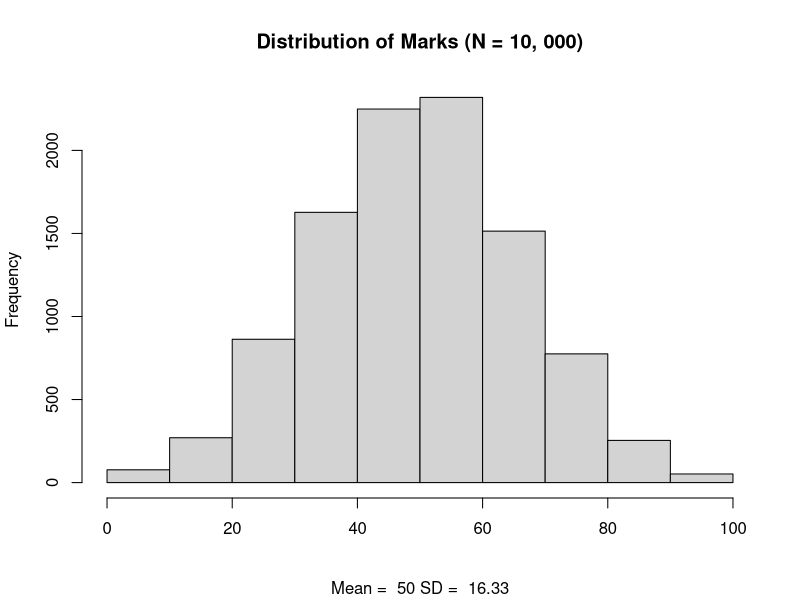
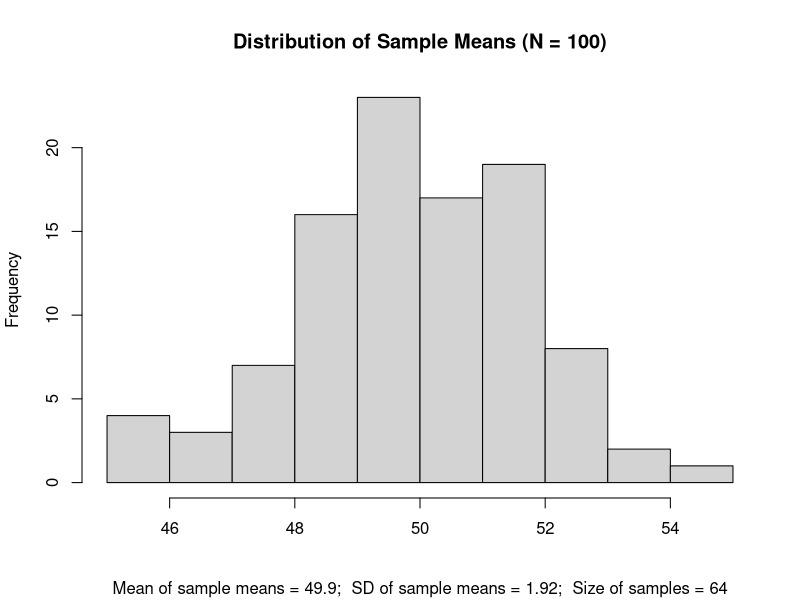
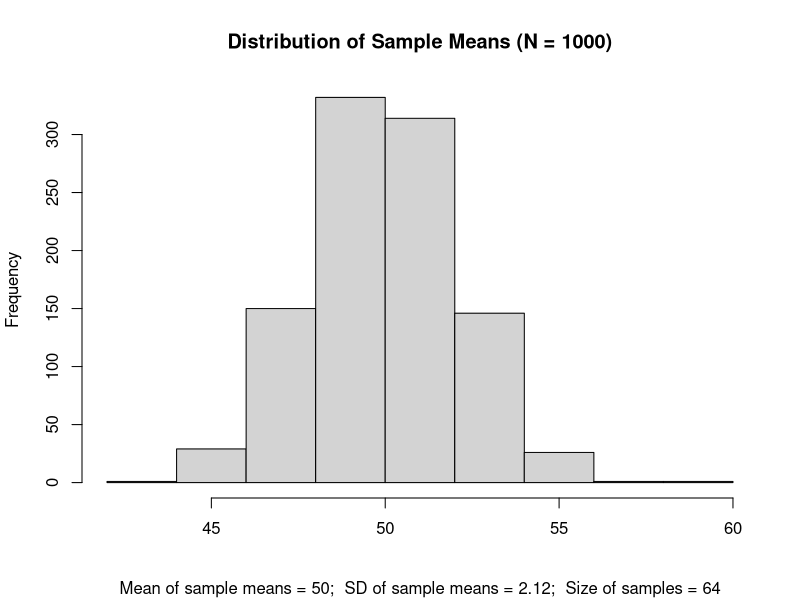
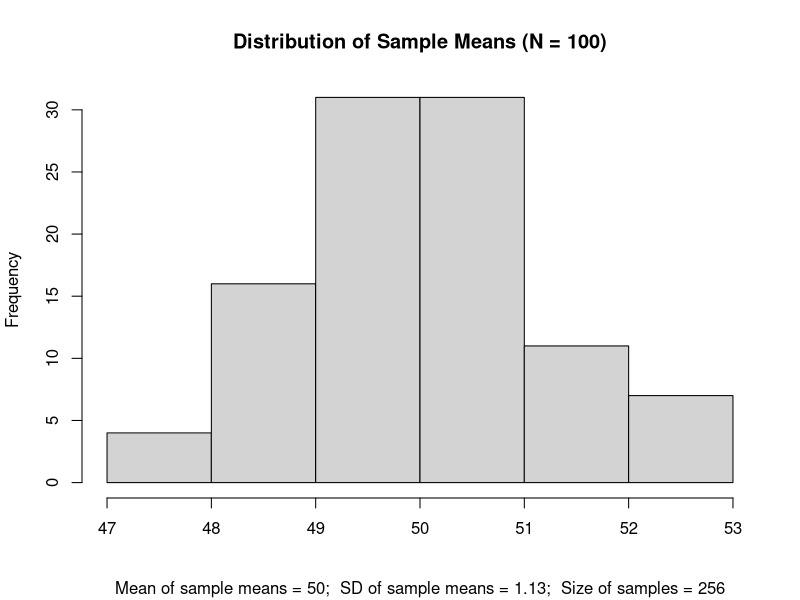

The R script that drew these images, in order:
beta2marks <- function(n, sh1, sh2) {
  a <- rbeta(n, sh1, sh2)
  r <- range(a)
  round((a- r[1])*100/(r[2] - r[1]))
}

rnorm2marks <- function(n =10020, m = 0, s = 1) {
  a <- rnorm(n, m, s)
  a <- sort(a)
  a <- a[11:10010]
  r <- range(a)
  round((a- r[1])*100/(r[2] - r[1]))
}

set.seed(231)
a <- rnorm2marks()

hist(a, 10,
     col = "lightgray",
     main = "Distribution of Marks (N = 10, 000)",
     sub = paste("Mean = ", round(mean(a),1),
                 "SD = ", round(sd(a),2)),
     xlab = "")
library(tidyverse)

# Sample size 64 & repetitions 100
set.seed(231)
r <- c()
for(i in 1:100){
  x <- sample(a, 64, replace = TRUE)
  mu <- mean(x)
  r <- c(r, mu)
  }
r64100 <- r
results <- tibble(r)

s64r100 <- results %>% 
  summarise(N = n(), Min = min(r), Max = (max(r)),
            Mean = mean(r), SD = sd(r))
s64r100

hist(results$r, 10,
     col = "lightgray",
     main = "Distribution of Sample Means (N = 100)",
     sub = paste0("Mean of sample means = ", round(mean(results$r),1),
                  ";  ",
                 "SD of sample means = ", round(sd(results$r),2),
                 ";  ",
                 "Size of samples = 64"),
     xlab = "")

# Sample size 64 & repetitions 1000
set.seed(231)
r <- c()
for(i in 1:1000){
  x <- sample(a, 64, replace = TRUE)
  mu <- mean(x)
  r <- c(r, mu)
}
r641000 <- r
results <- tibble(r)

s64r1000 <- results %>% 
  summarise(N = n(), Min = min(r), Max = (max(r)),
            Mean = mean(r), SD = sd(r))
s64r1000

hist(results$r, 10,
     col = "lightgray",
     main = "Distribution of Sample Means (N = 1000)",
     sub = paste0("Mean of sample means = ", round(mean(results$r),1),
                  ";  ",
                  "SD of sample means = ", round(sd(results$r),2),
                  ";  ",
                  "Size of samples = 64"),
     xlab = "")

# Sample size 256 & repetitions 100
set.seed(231)
r <- c()
for(i in 1:100){
  x <- sample(a, 256, replace = TRUE)
  mu <- mean(x)
  r <- c(r, mu)
}
r256100 <- r
results <- tibble(r)

s256r100 <- results %>% 
  summarise(N = n(), Min = min(r), Max = (max(r)),
            Mean = mean(r), SD = sd(r))
s256r100

hist(results$r, 6,
     col = "lightgray",
     main = "Distribution of Sample Means (N = 100)",
     sub = paste0("Mean of sample means = ", round(mean(results$r),1),
                  ";  ",
                  "SD of sample means = ", round(sd(results$r),2),
                  ";  ",
                  "Size of samples = 256"),
     xlab = "")



# Sample size 256 & repetitions 1000

set.seed(231)
r <- c()
for(i in 1:1000){
  x <- sample(a, 256, replace = TRUE)
  mu <- mean(x)
  r <- c(r, mu)
}
results <- tibble(r)

s256r1000 <- results %>% 
  summarise(N = n(), Min = min(r), Max = (max(r)),
            Mean = mean(r), SD = sd(r))
s256r1000
y <- rbind(s64r100, s64r1000)
y <- rbind(y, s256r100)
y <- rbind(y, s256r1000)
y <- tibble(y)
y

sample_size <- tibble(c(64, 64, 256, 256))
sample_size <- rename(sample_size, Ssize = 
                        "c(64, 64, 256, 256)")

z <- tibble(cbind(sample_size, y))
z



